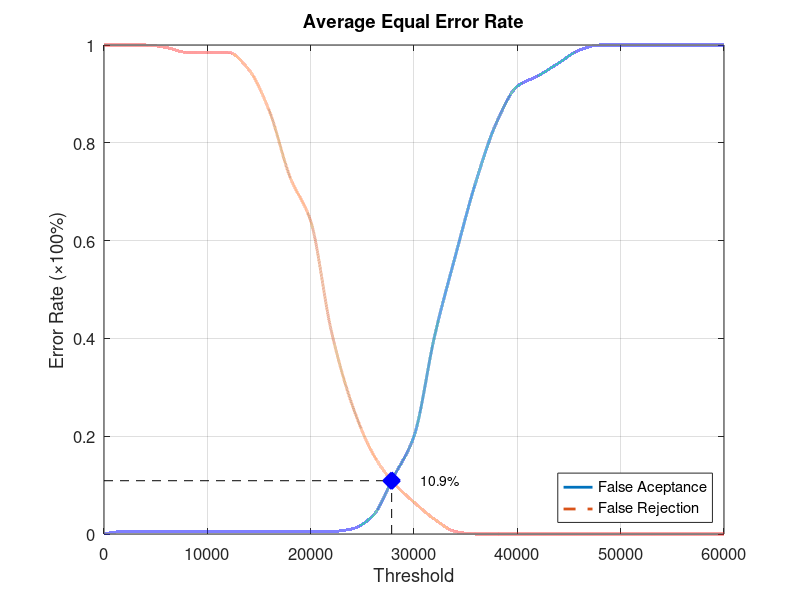
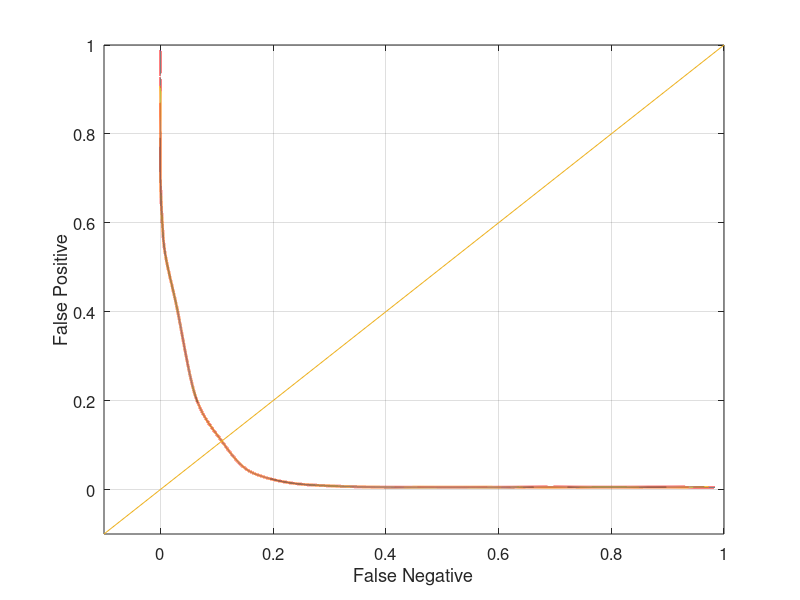

The MATLAB script that drew these images, in order:
function yEER = Database5_2
close all;
clear;
clc;
x = 0:2000:60000;
xq = 0:0.5:60000;

y0 = [0 0.00526316 0.00526316 0.00526316 0.00526316 0.00526316 0.00526316 0.00526316 0.00526316 0.00526316 0.00526316 0.00526316 0.0105263 0.0368421 0.115789 0.2 0.405263 0.568421 0.721053 0.842105 0.915789 0.936842 0.963158 0.989474 1 1 1 1 1 1 1];
yy0 = interp1(x, y0, xq, 'pchip');
y1 = [1 1 1 0.995 0.985 0.985 0.985 0.95 0.865 0.73 0.64 0.415 0.265 0.165 0.105 0.065 0.03 0.005 0 0 0 0 0 0 0 0 0 0 0 0 0];
yy1 = interp1(x, y1, xq, 'pchip');

% Calculating EER: 
y2 = abs(y0 - y1);
find(y2 == min(y2))
yy2 = abs(yy0 - yy1);
xEER = find(yy2 == min(yy2));
xEERIndex = xq(xEER) % X-axis EER
yEER = yy0(xEER) % Y-axis EER

main = figure
plot(xq, yy0,'-','LineWidth', 2);	hold on
plot(xq, yy1,'--','LineWidth', 2);	hold on
plot([xEERIndex xEERIndex], [0 yEER], 'k--');	hold on
plot([0 xEERIndex], [yEER yEER], 'k--');	hold on
plot(xEERIndex, yEER, 'bx', 'LineWidth', 10);	hold on
text(xEERIndex + 10 * xEERIndex / 100, yEER, [num2str(round((10000 * yEER)) / 100) '%'])
legend('False Aceptance', 'False Rejection', 'Location', 'SouthEast')
xlabel('Threshold')
ylabel('Error Rate (\times100%)')
title('Average Equal Error Rate')
set(gca, 'FontSize', 12)
axis([0 60000 0 1])
grid on

print(main, 'Database5_2Main', '-dpng');
FNRxFPR = figure('Color', [1 1 1]);
plot(yy1, yy0, '-', yy1, yy0, 'LineWidth', 2);
hold on
y = -0.1:0.1:1
plot(y, y); 
set(gca, 'FontSize', 12)
xlabel('False Negative')
ylabel('False Positive')
axis([-0.1 1 -0.1 1])
set(gca, 'FontSize', 12)
grid on

print(FNRxFPR, 'Database5_2FNRxFPR','-dpng');
end
